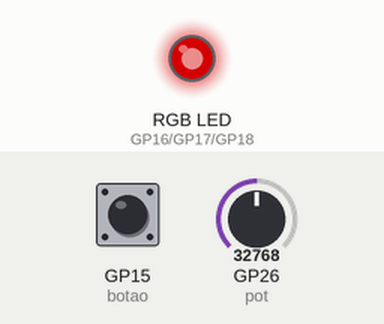
The program below on a simulated Raspberry Pi Pico running MicroPython. Shown: an RGB LED mixed from three pins (HIGH = lit). The inputs (shaded band) are chosen by the test bench; at power-on: GP26 (pot) = 32768, GP15 (botao) HIGH (analog values on the 0–65535 scale). Dim RGB values are drawn brighter than linear.

Above: at 1.2 s.
1.3 s: GP26 (pot) set to 45874
At 2.0 s:
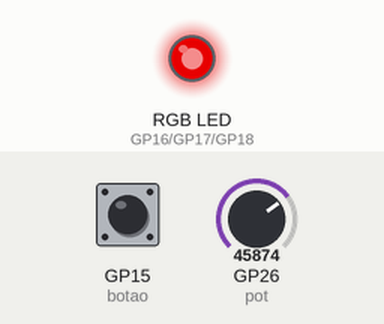
2.8 s: GP15 (botao) pulled LOW for 0.15 s
At 3.5 s:
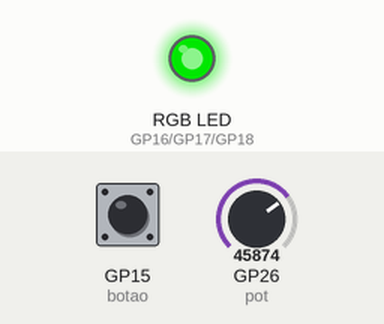
4.5 s: GP26 (pot) set to 57670
At 4.9 s:
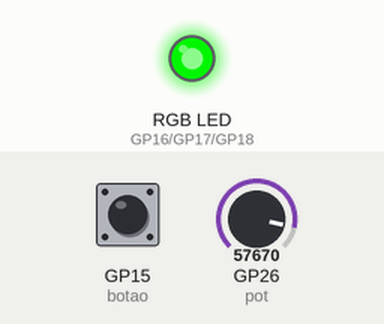
6.0 s: GP15 (botao) pulled LOW for 1 s
At 7.6 s:
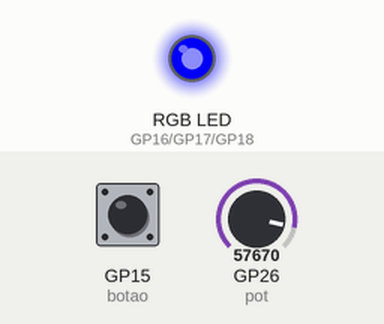
8.5 s: GP15 (botao) pulled LOW for 0.15 s
At 9.8 s:
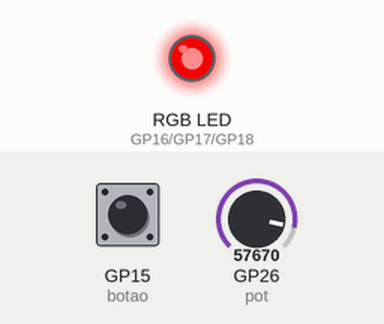
10.2 s: GP26 (pot) set to 7864
At 11.1 s:
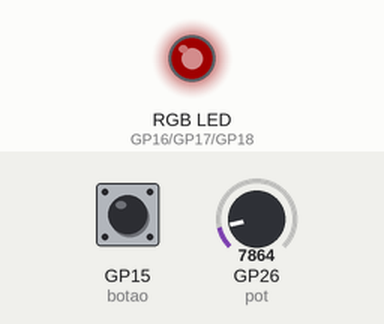
Timing chart, 0 to 12.7 s (numbered marks = the images above; inputs shaded):
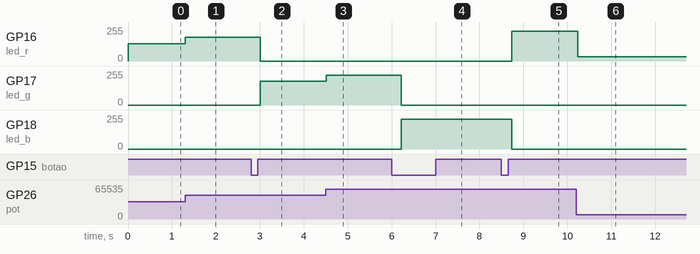

The program:

5.py
```python
from machine import Pin, PWM, ADC
from utime import sleep

led_r = PWM(Pin(16))
led_g = PWM(Pin(17))
led_b = PWM(Pin(18))

led_r.freq(1000)
led_g.freq(1000)
led_b.freq(1000)

botao = Pin(15, Pin.IN, Pin.PULL_UP)

pot = ADC(26)

modo = 0

ultimo_estado = 1

def desligar_tudo():
    led_r.duty_u16(0)
    led_g.duty_u16(0)
    led_b.duty_u16(0)

while True:
    estado = botao.value()

    if ultimo_estado == 1 and estado == 0:
        modo = (modo + 1) % 3
        sleep(0.2)

    ultimo_estado = estado

    brilho = pot.read_u16()

    desligar_tudo()

    if modo == 0:
        led_r.duty_u16(brilho)
    elif modo == 1:
        led_g.duty_u16(brilho)
    elif modo == 2:
        led_b.duty_u16(brilho)

    sleep(0.05)
```

Measured:
- after the input at 1.3 s, GP16 (led_r): 128/255 → 178/255 at once
- after the input at 2.8 s, GP16 (led_r): 178/255 → 0/255 after 0.21 s; GP17 (led_g): 0/255 → 178/255 after 0.21 s
- after the input at 4.5 s, GP17 (led_g): 178/255 → 224/255 at once
- after the input at 6.0 s, GP17 (led_g): 224/255 → 0/255 after 0.22 s; GP18 (led_b): 0/255 → 224/255 after 0.22 s
- after the input at 8.5 s, GP16 (led_r): 0/255 → 224/255 after 0.23 s; GP18 (led_b): 224/255 → 0/255 after 0.23 s
- after the input at 10.2 s, GP16 (led_r): 224/255 → 31/255 at once
